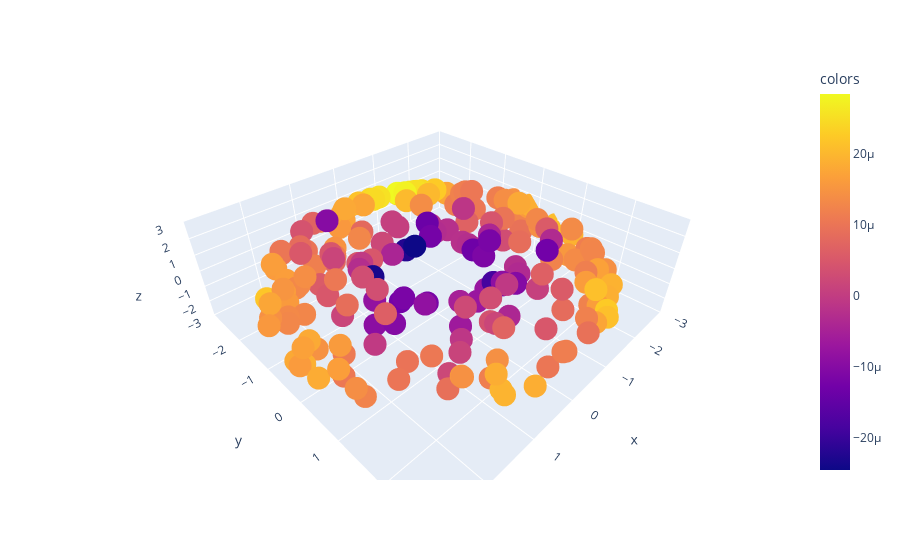

Notebook cell for this chart:
### Code cell
plot_3d(X, DRC.ks, use_plotly=True)

### Figure 1 — Plotly figure (JSON) as saved in the notebook; plotly's stock layout.template omitted (floating-point values rounded to 4 significant figures; data arrays with more than 128 entries replaced by an {"elided": "..."} marker saying what was removed)
{"data": [{"hovertemplate": "x=%{x}<br>y=%{y}<br>z=%{z}<br>colors=%{marker.color}<extra></extra>", "legendgroup": "", "marker": {"color": {"elided": "200 float values"}, "coloraxis": "coloraxis", "symbol": "circle"}, "mode": "markers", "name": "", "scene": "scene", "showlegend": false, "type": "scatter3d", "x": {"elided": "200 float values"}, "y": {"elided": "200 float values"}, "z": {"elided": "200 float values"}}], "layout": {"coloraxis": {"colorbar": {"title": {"text": "colors"}}, "colorscale": [[0, "#0d0887"], [0.1111, "#46039f"], [0.2222, "#7201a8"], [0.3333, "#9c179e"], [0.4444, "#bd3786"], [0.5556, "#d8576b"], [0.6667, "#ed7953"], [0.7778, "#fb9f3a"], [0.8889, "#fdca26"], [1, "#f0f921"]]}, "legend": {"tracegroupgap": 0}, "margin": {"t": 60}, "scene": {"domain": {"x": [0, 1], "y": [0, 1]}, "xaxis": {"range": [-3.0, 3.0], "title": {"text": "x"}}, "yaxis": {"range": [-3.0, 3.0], "title": {"text": "y"}}, "zaxis": {"range": [-3.0, 3.0], "title": {"text": "z"}}}}}
